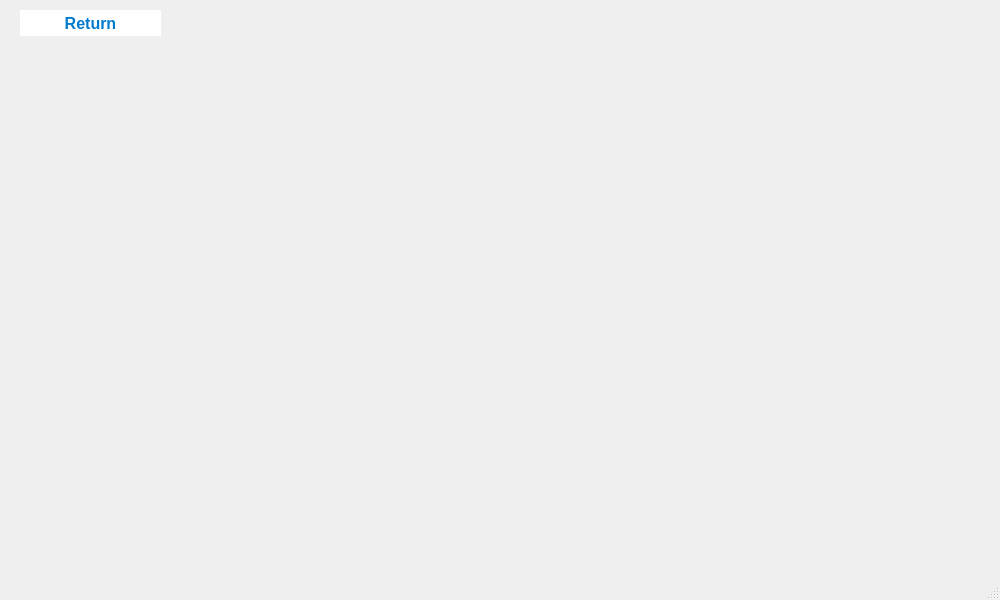
<?xml version="1.0" encoding="UTF-8"?>
<ui version="4.0">
 <class>sensorBuilding</class>
 <widget class="QMainWindow" name="sensorBuilding">
  <property name="geometry">
   <rect>
    <x>0</x>
    <y>0</y>
    <width>1000</width>
    <height>600</height>
   </rect>
  </property>
  <property name="windowTitle">
   <string>MainWindow</string>
  </property>
  <widget class="QWidget" name="centralwidget">
   <widget class="QPushButton" name="pushButton1_2">
    <property name="geometry">
     <rect>
      <x>20</x>
      <y>10</y>
      <width>141</width>
      <height>26</height>
     </rect>
    </property>
    <property name="font">
     <font>
      <pointsize>-1</pointsize>
      <bold>true</bold>
     </font>
    </property>
    <property name="styleSheet">
     <string notr="true">    QPushButton {
        background-color: white;
        color: #007ACC; /* Text color */
        border-radius: 25px; /* Rounded corners */
        font-weight: bold;
        font-size: 16px;
    }
    QPushButton:hover {
        background-color: #E0E0E0; /* Hover effect */
        box-shadow: 0px 4px 8px rgba(0, 0, 0, 0.2);
    }
    QPushButton:pressed {
        background-color: #B0B0B0; /* Click effect */
    }</string>
    </property>
    <property name="text">
     <string>Return</string>
    </property>
   </widget>
  </widget>
  <widget class="QMenuBar" name="menubar">
   <property name="geometry">
    <rect>
     <x>0</x>
     <y>0</y>
     <width>1000</width>
     <height>23</height>
    </rect>
   </property>
  </widget>
  <widget class="QStatusBar" name="statusbar"/>
 </widget>
 <resources/>
 <connections/>
</ui>
